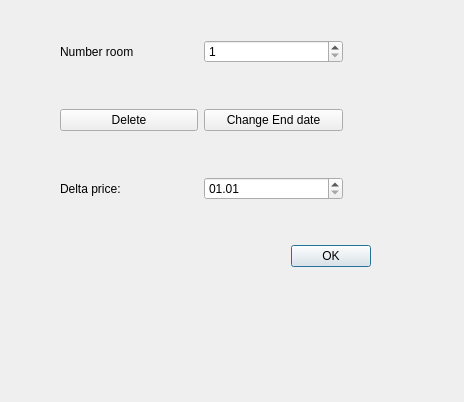
<?xml version="1.0" encoding="UTF-8"?>
<ui version="4.0">
 <class>ChangeUser</class>
 <widget class="QDialog" name="ChangeUser">
  <property name="geometry">
   <rect>
    <x>0</x>
    <y>0</y>
    <width>464</width>
    <height>402</height>
   </rect>
  </property>
  <property name="windowTitle">
   <string>Dialog</string>
  </property>
  <widget class="QDialogButtonBox" name="buttonBox">
   <property name="geometry">
    <rect>
     <x>30</x>
     <y>240</y>
     <width>341</width>
     <height>32</height>
    </rect>
   </property>
   <property name="orientation">
    <enum>Qt::Horizontal</enum>
   </property>
   <property name="standardButtons">
    <set>QDialogButtonBox::Ok</set>
   </property>
  </widget>
  <widget class="QWidget" name="gridLayoutWidget">
   <property name="geometry">
    <rect>
     <x>60</x>
     <y>0</y>
     <width>283</width>
     <height>241</height>
    </rect>
   </property>
   <layout class="QGridLayout" name="gridLayout">
    <item row="1" column="3" colspan="3">
     <widget class="QPushButton" name="ChangePushButton">
      <property name="text">
       <string>Change End date</string>
      </property>
     </widget>
    </item>
    <item row="2" column="3" colspan="3">
     <widget class="QDateEdit" name="dateEdit">
      <property name="enabled">
       <bool>true</bool>
      </property>
      <property name="displayFormat">
       <string>dd.MM</string>
      </property>
     </widget>
    </item>
    <item row="2" column="0" colspan="3">
     <widget class="QLabel" name="deltaPriceLabel">
      <property name="text">
       <string>Delta price:</string>
      </property>
     </widget>
    </item>
    <item row="0" column="0" colspan="3">
     <widget class="QLabel" name="numberLabel">
      <property name="text">
       <string>Number room</string>
      </property>
     </widget>
    </item>
    <item row="1" column="0" colspan="3">
     <widget class="QPushButton" name="deletePushButton">
      <property name="text">
       <string>Delete</string>
      </property>
     </widget>
    </item>
    <item row="0" column="3" colspan="3">
     <widget class="QSpinBox" name="numberSpinBox">
      <property name="minimum">
       <number>1</number>
      </property>
     </widget>
    </item>
   </layout>
  </widget>
 </widget>
 <resources/>
 <connections>
  <connection>
   <sender>buttonBox</sender>
   <signal>accepted()</signal>
   <receiver>ChangeUser</receiver>
   <slot>accept()</slot>
   <hints>
    <hint type="sourcelabel">
     <x>248</x>
     <y>254</y>
    </hint>
    <hint type="destinationlabel">
     <x>157</x>
     <y>274</y>
    </hint>
   </hints>
  </connection>
 </connections>
</ui>
